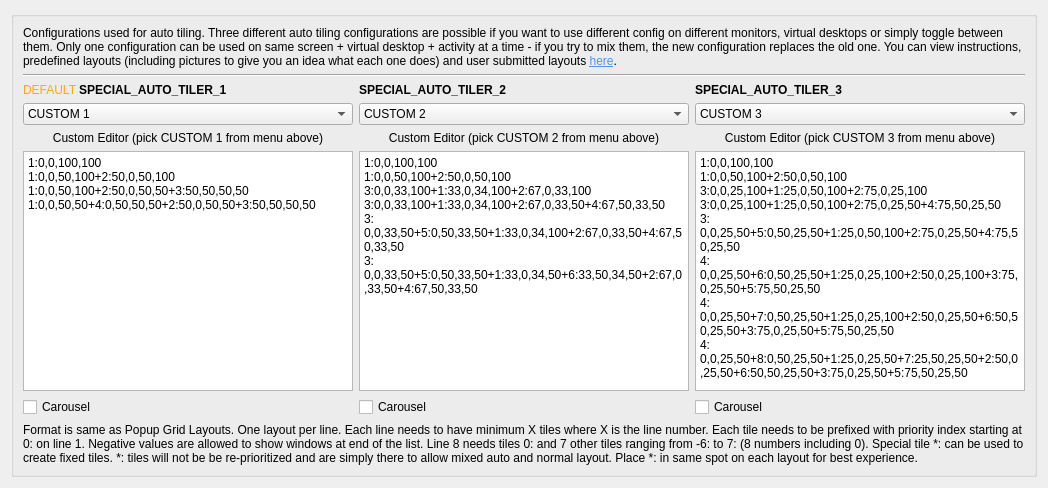
     <widget class="QWidget" name="tab_4">
      <attribute name="icon">
       <iconset theme="text-x-generic"/>
      </attribute>
      <attribute name="title">
       <string>Auto Tiling Layouts</string>
      </attribute>
      <layout class="QVBoxLayout" name="verticalLayout_26">
       <item>
        <widget class="QGroupBox" name="groupBox_15">
         <property name="title">
          <string/>
         </property>
         <layout class="QVBoxLayout" name="verticalLayout_26">
          <item>
           <widget class="QLabel" name="label_81">
            <property name="text">
             <string>&lt;html&gt;&lt;head/&gt;&lt;body&gt;&lt;p&gt;Configurations used for auto tiling. Three different auto tiling configurations are possible if you want to use different config on different monitors, virtual desktops or simply toggle between them. Only one configuration can be used on same screen + virtual desktop + activity at a time - if you try to mix them, the new configuration replaces the old one. You can view instructions, predefined layouts (including pictures to give you an idea what each one does) and user submitted layouts &lt;a href=&quot;https://github.com/rxappdev/MouseTiler/blob/main/AUTOTILERGUIDE.md&quot;&gt;&lt;span style=&quot; text-decoration: underline; color:#5294e2;&quot;&gt;here&lt;/span&gt;&lt;/a&gt;.&lt;/p&gt;&lt;/body&gt;&lt;/html&gt;</string>
            </property>
            <property name="wordWrap">
             <bool>true</bool>
            </property>
            <property name="openExternalLinks">
             <bool>true</bool>
            </property>
           </widget>
          </item>
          <item>
           <widget class="Line" name="line_18">
            <property name="orientation">
             <enum>Qt::Horizontal</enum>
            </property>
           </widget>
          </item>
          <item>
           <layout class="QGridLayout" name="gridLayout_3">
            <item row="3" column="2">
             <widget class="QPlainTextEdit" name="kcfg_autoTilerCustom3">
              <property name="sizePolicy">
               <sizepolicy hsizetype="Expanding" vsizetype="Fixed">
                <horstretch>0</horstretch>
                <verstretch>0</verstretch>
               </sizepolicy>
              </property>
              <property name="minimumSize">
               <size>
                <width>0</width>
                <height>240</height>
               </size>
              </property>
              <property name="maximumSize">
               <size>
                <width>16777215</width>
                <height>240</height>
               </size>
              </property>
              <property name="plainText">
               <string>1:0,0,100,100
1:0,0,50,100+2:50,0,50,100
3:0,0,25,100+1:25,0,50,100+2:75,0,25,100
3:0,0,25,100+1:25,0,50,100+2:75,0,25,50+4:75,50,25,50
3:0,0,25,50+5:0,50,25,50+1:25,0,50,100+2:75,0,25,50+4:75,50,25,50
4:0,0,25,50+6:0,50,25,50+1:25,0,25,100+2:50,0,25,100+3:75,0,25,50+5:75,50,25,50
4:0,0,25,50+7:0,50,25,50+1:25,0,25,100+2:50,0,25,50+6:50,50,25,50+3:75,0,25,50+5:75,50,25,50
4:0,0,25,50+8:0,50,25,50+1:25,0,25,50+7:25,50,25,50+2:50,0,25,50+6:50,50,25,50+3:75,0,25,50+5:75,50,25,50</string>
              </property>
             </widget>
            </item>
            <item row="0" column="1">
             <widget class="QLabel" name="label_83">
              <property name="font">
               <font>
                <bold>true</bold>
               </font>
              </property>
              <property name="text">
               <string>SPECIAL_AUTO_TILER_2</string>
              </property>
             </widget>
            </item>
            <item row="2" column="2">
             <widget class="QLabel" name="label_73">
              <property name="text">
               <string>Custom Editor (pick CUSTOM 3 from menu above)</string>
              </property>
              <property name="alignment">
               <set>Qt::AlignCenter</set>
              </property>
             </widget>
            </item>
            <item row="1" column="1">
             <widget class="QComboBox" name="kcfg_autoTilerMode2">
              <item>
               <property name="text">
                <string>CUSTOM 2</string>
               </property>
              </item>
              <item>
               <property name="text">
                <string>✅ Multi-monitor friendly - SINGLE TILE CAROUSEL</string>
               </property>
              </item>
              <item>
               <property name="text">
                <string>❌ Multi-monitor friendly - THREE TILE CAROUSEL</string>
               </property>
              </item>
              <item>
               <property name="text">
                <string>❌ Multi-monitor friendly - 50% CAROUSEL</string>
               </property>
              </item>
              <item>
               <property name="text">
                <string>❌ Multi-monitor friendly - 66% CAROUSEL</string>
               </property>
              </item>
              <item>
               <property name="text">
                <string>❌ Multi-monitor friendly - 96% CAROUSEL</string>
               </property>
              </item>
              <item>
               <property name="text">
                <string>✅ Multi-monitor friendly - 3 CARD STACK</string>
               </property>
              </item>
              <item>
               <property name="text">
                <string>✅ Multi-monitor friendly - 5 CARD STACK</string>
               </property>
              </item>
              <item>
               <property name="text">
                <string>✅ Multi-monitor friendly - SPIRAL 4</string>
               </property>
              </item>
              <item>
               <property name="text">
                <string>✅ Multi-monitor friendly - SPIRAL 8</string>
               </property>
              </item>
              <item>
               <property name="text">
                <string>✅ Multi-monitor friendly - 50% + 2 STACK</string>
               </property>
              </item>
              <item>
               <property name="text">
                <string>✅ Multi-monitor friendly - 50% + 3 STACK</string>
               </property>
              </item>
              <item>
               <property name="text">
                <string>✅ Multi-monitor friendly - 67% + 2 STACK</string>
               </property>
              </item>
              <item>
               <property name="text">
                <string>✅ Multi-monitor friendly - 67% + 3 STACK</string>
               </property>
              </item>
              <item>
               <property name="text">
                <string>✅ Multi-monitor friendly - 2 + 50% + 2 STACK</string>
               </property>
              </item>
              <item>
               <property name="text">
                <string>✅ Multi-monitor friendly - * | 1 + 50% + * | 1 CAROUSEL</string>
               </property>
              </item>
              <item>
               <property name="text">
                <string>✅ Multi-monitor friendly - 1 | * + 50% + 1 | * CAROUSEL</string>
               </property>
              </item>
              <item>
               <property name="text">
                <string>❌ Multi-monitor friendly - 76% CAROUSEL</string>
               </property>
              </item>
              <item>
               <property name="text">
                <string>❌ Multi-monitor friendly - 50% + 50% CAROUSEL</string>
               </property>
              </item>
             </widget>
            </item>
            <item row="2" column="0">
             <widget class="QLabel" name="label_71">
              <property name="text">
               <string>Custom Editor (pick CUSTOM 1 from menu above)</string>
              </property>
              <property name="alignment">
               <set>Qt::AlignCenter</set>
              </property>
             </widget>
            </item>
            <item row="0" column="2">
             <widget class="QLabel" name="label_88">
              <property name="font">
               <font>
                <bold>true</bold>
               </font>
              </property>
              <property name="text">
               <string>SPECIAL_AUTO_TILER_3</string>
              </property>
             </widget>
            </item>
            <item row="0" column="0">
             <widget class="QLabel" name="label_80">
              <property name="font">
               <font>
                <bold>true</bold>
               </font>
              </property>
              <property name="text">
               <string>&lt;html&gt;&lt;head/&gt;&lt;body&gt;&lt;p&gt;&lt;span style=&quot; font-weight:400; color:#ffaa00;&quot;&gt;DEFAULT &lt;/span&gt;SPECIAL_AUTO_TILER_1&lt;/p&gt;&lt;/body&gt;&lt;/html&gt;</string>
              </property>
             </widget>
            </item>
            <item row="2" column="1">
             <widget class="QLabel" name="label_72">
              <property name="text">
               <string>Custom Editor (pick CUSTOM 2 from menu above)</string>
              </property>
              <property name="alignment">
               <set>Qt::AlignCenter</set>
              </property>
             </widget>
            </item>
            <item row="3" column="0">
             <widget class="QPlainTextEdit" name="kcfg_autoTilerCustom1">
              <property name="sizePolicy">
               <sizepolicy hsizetype="Expanding" vsizetype="Fixed">
                <horstretch>0</horstretch>
                <verstretch>0</verstretch>
               </sizepolicy>
              </property>
              <property name="minimumSize">
               <size>
                <width>0</width>
                <height>240</height>
               </size>
              </property>
              <property name="maximumSize">
               <size>
                <width>16777215</width>
                <height>240</height>
               </size>
              </property>
              <property name="plainText">
               <string>1:0,0,100,100
1:0,0,50,100+2:50,0,50,100
1:0,0,50,100+2:50,0,50,50+3:50,50,50,50
1:0,0,50,50+4:0,50,50,50+2:50,0,50,50+3:50,50,50,50</string>
              </property>
             </widget>
            </item>
            <item row="3" column="1">
             <widget class="QPlainTextEdit" name="kcfg_autoTilerCustom2">
              <property name="sizePolicy">
               <sizepolicy hsizetype="Expanding" vsizetype="Fixed">
                <horstretch>0</horstretch>
                <verstretch>0</verstretch>
               </sizepolicy>
              </property>
              <property name="minimumSize">
               <size>
                <width>0</width>
                <height>240</height>
               </size>
              </property>
              <property name="maximumSize">
               <size>
                <width>16777215</width>
                <height>240</height>
               </size>
              </property>
              <property name="plainText">
               <string>1:0,0,100,100
1:0,0,50,100+2:50,0,50,100
3:0,0,33,100+1:33,0,34,100+2:67,0,33,100
3:0,0,33,100+1:33,0,34,100+2:67,0,33,50+4:67,50,33,50
3:0,0,33,50+5:0,50,33,50+1:33,0,34,100+2:67,0,33,50+4:67,50,33,50
3:0,0,33,50+5:0,50,33,50+1:33,0,34,50+6:33,50,34,50+2:67,0,33,50+4:67,50,33,50</string>
              </property>
             </widget>
            </item>
            <item row="1" column="0">
             <widget class="QComboBox" name="kcfg_autoTilerMode1">
              <item>
               <property name="text">
                <string>CUSTOM 1</string>
               </property>
              </item>
              <item>
               <property name="text">
                <string>✅ Multi-monitor friendly - SINGLE TILE CAROUSEL</string>
               </property>
              </item>
              <item>
               <property name="text">
                <string>❌ Multi-monitor friendly - THREE TILE CAROUSEL</string>
               </property>
              </item>
              <item>
               <property name="text">
                <string>❌ Multi-monitor friendly - 50% CAROUSEL</string>
               </property>
              </item>
              <item>
               <property name="text">
                <string>❌ Multi-monitor friendly - 66% CAROUSEL</string>
               </property>
              </item>
              <item>
               <property name="text">
                <string>❌ Multi-monitor friendly - 96% CAROUSEL</string>
               </property>
              </item>
              <item>
               <property name="text">
                <string>✅ Multi-monitor friendly - 3 CARD STACK</string>
               </property>
              </item>
              <item>
               <property name="text">
                <string>✅ Multi-monitor friendly - 5 CARD STACK</string>
               </property>
              </item>
              <item>
               <property name="text">
                <string>✅ Multi-monitor friendly - SPIRAL 4</string>
               </property>
              </item>
              <item>
               <property name="text">
                <string>✅ Multi-monitor friendly - SPIRAL 8</string>
               </property>
              </item>
              <item>
               <property name="text">
                <string>✅ Multi-monitor friendly - 50% + 2 STACK</string>
               </property>
              </item>
              <item>
               <property name="text">
                <string>✅ Multi-monitor friendly - 50% + 3 STACK</string>
               </property>
              </item>
              <item>
               <property name="text">
                <string>✅ Multi-monitor friendly - 67% + 2 STACK</string>
               </property>
              </item>
              <item>
               <property name="text">
                <string>✅ Multi-monitor friendly - 67% + 3 STACK</string>
               </property>
              </item>
              <item>
               <property name="text">
                <string>✅ Multi-monitor friendly - 2 + 50% + 2 STACK</string>
               </property>
              </item>
              <item>
               <property name="text">
                <string>✅ Multi-monitor friendly - * | 1 + 50% + * | 1 CAROUSEL</string>
               </property>
              </item>
              <item>
               <property name="text">
                <string>✅ Multi-monitor friendly - 1 | * + 50% + 1 | * CAROUSEL</string>
               </property>
              </item>
              <item>
               <property name="text">
                <string>❌ Multi-monitor friendly - 76% CAROUSEL</string>
               </property>
              </item>
              <item>
               <property name="text">
                <string>❌ Multi-monitor friendly - 50% + 50% CAROUSEL</string>
               </property>
              </item>
             </widget>
            </item>
            <item row="1" column="2">
             <widget class="QComboBox" name="kcfg_autoTilerMode3">
              <item>
               <property name="text">
                <string>CUSTOM 3</string>
               </property>
              </item>
              <item>
               <property name="text">
                <string>✅ Multi-monitor friendly - SINGLE TILE CAROUSEL</string>
               </property>
              </item>
              <item>
               <property name="text">
                <string>❌ Multi-monitor friendly - THREE TILE CAROUSEL</string>
               </property>
              </item>
              <item>
               <property name="text">
                <string>❌ Multi-monitor friendly - 50% CAROUSEL</string>
               </property>
              </item>
              <item>
               <property name="text">
                <string>❌ Multi-monitor friendly - 66% CAROUSEL</string>
               </property>
              </item>
              <item>
               <property name="text">
                <string>❌ Multi-monitor friendly - 96% CAROUSEL</string>
               </property>
              </item>
              <item>
               <property name="text">
                <string>✅ Multi-monitor friendly - 3 CARD STACK</string>
               </property>
              </item>
              <item>
               <property name="text">
                <string>✅ Multi-monitor friendly - 5 CARD STACK</string>
               </property>
              </item>
              <item>
               <property name="text">
                <string>✅ Multi-monitor friendly - SPIRAL 4</string>
               </property>
              </item>
              <item>
               <property name="text">
                <string>✅ Multi-monitor friendly - SPIRAL 8</string>
               </property>
              </item>
              <item>
               <property name="text">
                <string>✅ Multi-monitor friendly - 50% + 2 STACK</string>
               </property>
              </item>
              <item>
               <property name="text">
                <string>✅ Multi-monitor friendly - 50% + 3 STACK</string>
               </property>
              </item>
              <item>
               <property name="text">
                <string>✅ Multi-monitor friendly - 67% + 2 STACK</string>
               </property>
              </item>
              <item>
               <property name="text">
                <string>✅ Multi-monitor friendly - 67% + 3 STACK</string>
               </property>
              </item>
              <item>
               <property name="text">
                <string>✅ Multi-monitor friendly - 2 + 50% + 2 STACK</string>
               </property>
              </item>
              <item>
               <property name="text">
                <string>✅ Multi-monitor friendly - * | 1 + 50% + * | 1 CAROUSEL</string>
               </property>
              </item>
              <item>
               <property name="text">
                <string>✅ Multi-monitor friendly - 1 | * + 50% + 1 | * CAROUSEL</string>
               </property>
              </item>
              <item>
               <property name="text">
                <string>❌ Multi-monitor friendly - 76% CAROUSEL</string>
               </property>
              </item>
              <item>
               <property name="text">
                <string>❌ Multi-monitor friendly - 50% + 50% CAROUSEL</string>
               </property>
              </item>
             </widget>
            </item>
            <item row="4" column="0">
             <widget class="QCheckBox" name="kcfg_autoTilerCarousel1">
              <property name="text">
               <string>Carousel</string>
              </property>
             </widget>
            </item>
            <item row="4" column="1">
             <widget class="QCheckBox" name="kcfg_autoTilerCarousel2">
              <property name="text">
               <string>Carousel</string>
              </property>
             </widget>
            </item>
            <item row="4" column="2">
             <widget class="QCheckBox" name="kcfg_autoTilerCarousel3">
              <property name="text">
               <string>Carousel</string>
              </property>
             </widget>
            </item>
           </layout>
          </item>
          <item>
           <widget class="QLabel" name="label_82">
            <property name="text">
             <string>&lt;html&gt;&lt;head/&gt;&lt;body&gt;&lt;p&gt;Format is same as Popup Grid Layouts. One layout per line. Each line needs to have minimum X tiles where X is the line number. Each tile needs to be prefixed with priority index starting at 0: on line 1. Negative values are allowed to show windows at end of the list. Line 8 needs tiles 0: and 7 other tiles ranging from -6: to 7: (8 numbers including 0). Special tile *: can be used to create fixed tiles. *: tiles will not be be re-prioritized and are simply there to allow mixed auto and normal layout. Place *: in same spot on each layout for best experience.&lt;/p&gt;&lt;/body&gt;&lt;/html&gt;</string>
            </property>
            <property name="wordWrap">
             <bool>true</bool>
            </property>
           </widget>
          </item>
         </layout>
        </widget>
       </item>
       <item>
        <spacer name="verticalSpacer_5">
         <property name="orientation">
          <enum>Qt::Vertical</enum>
         </property>
         <property name="sizeType">
          <enum>QSizePolicy::Expanding</enum>
         </property>
         <property name="sizeHint" stdset="0">
          <size>
           <width>0</width>
           <height>0</height>
          </size>
         </property>
        </spacer>
       </item>
      </layout>
     </widget>
